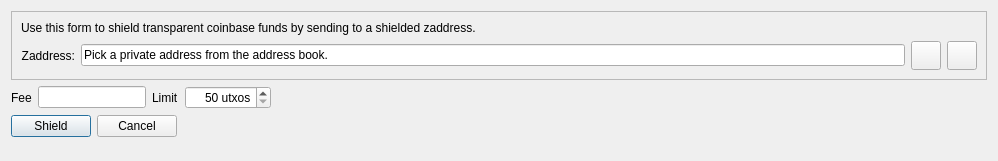
<?xml version="1.0" encoding="UTF-8"?>
<ui version="4.0">
 <class>ShieldCoinsDialog</class>
 <widget class="QDialog" name="ShieldCoinsDialog">
  <property name="geometry">
   <rect>
    <x>0</x>
    <y>0</y>
    <width>998</width>
    <height>161</height>
   </rect>
  </property>
  <property name="windowTitle">
   <string>Shield Coins</string>
  </property>
  <layout class="QFormLayout" name="formLayout">
   <item row="0" column="0" colspan="2">
    <widget class="QFrame" name="frameZAddress">
     <property name="frameShape">
      <enum>QFrame::StyledPanel</enum>
     </property>
     <property name="frameShadow">
      <enum>QFrame::Raised</enum>
     </property>
     <layout class="QVBoxLayout" name="verticalLayout">
      <item>
       <layout class="QGridLayout" name="gridLayout">
        <item row="2" column="0">
         <layout class="QHBoxLayout" name="horizontalLayout_2">
          <item>
           <widget class="QLabel" name="label_2">
            <property name="toolTip">
             <string>An optional label to associate with the new receiving address.</string>
            </property>
            <property name="text">
             <string>Zaddress:</string>
            </property>
            <property name="alignment">
             <set>Qt::AlignRight|Qt::AlignTrailing|Qt::AlignVCenter</set>
            </property>
           </widget>
          </item>
          <item>
           <widget class="QLineEdit" name="reqShieldAddress">
            <property name="enabled">
             <bool>true</bool>
            </property>
            <property name="text">
             <string>Pick a private address from the address book.</string>
            </property>
            <property name="readOnly">
             <bool>true</bool>
            </property>
           </widget>
          </item>
          <item>
           <widget class="QToolButton" name="AddressBookButton">
            <property name="toolTip">
             <string>Choose new or previously used address</string>
            </property>
            <property name="text">
             <string/>
            </property>
            <property name="icon">
             <iconset resource="../bitcoin.qrc">
              <normaloff>:/images/addressbook1</normaloff>:/images/addressbook1</iconset>
            </property>
            <property name="iconSize">
             <size>
              <width>22</width>
              <height>22</height>
             </size>
            </property>
            <property name="shortcut">
             <string>Alt+A</string>
            </property>
           </widget>
          </item>
          <item>
           <widget class="QToolButton" name="deleteButton">
            <property name="toolTip">
             <string>Remove this entry</string>
            </property>
            <property name="text">
             <string/>
            </property>
            <property name="icon">
             <iconset resource="../bitcoin.qrc">
              <normaloff>:/images/clear</normaloff>:/images/clear</iconset>
            </property>
            <property name="iconSize">
             <size>
              <width>22</width>
              <height>22</height>
             </size>
            </property>
           </widget>
          </item>
         </layout>
        </item>
        <item row="1" column="0">
         <widget class="QLabel" name="label_5">
          <property name="text">
           <string>Use this form to shield transparent coinbase funds by sending to a shielded zaddress.</string>
          </property>
         </widget>
        </item>
       </layout>
      </item>
     </layout>
    </widget>
   </item>
   <item row="1" column="0">
    <layout class="QHBoxLayout" name="horizontalLayoutOptions">
     <item>
      <widget class="QLabel" name="label">
       <property name="text">
        <string>Fee</string>
       </property>
      </widget>
     </item>
     <item>
      <widget class="BitcoinAmountField" name="customFee"/>
     </item>
     <item>
      <widget class="QLabel" name="label_3">
       <property name="text">
        <string>Limit</string>
       </property>
      </widget>
     </item>
     <item>
      <widget class="QSpinBox" name="operationLimit">
       <property name="alignment">
        <set>Qt::AlignRight|Qt::AlignTrailing|Qt::AlignVCenter</set>
       </property>
       <property name="suffix">
        <string> utxos</string>
       </property>
       <property name="minimum">
        <number>50</number>
       </property>
       <property name="maximum">
        <number>5000</number>
       </property>
       <property name="singleStep">
        <number>10</number>
       </property>
      </widget>
     </item>
     <item>
      <spacer name="horizontalSpacer_2">
       <property name="orientation">
        <enum>Qt::Horizontal</enum>
       </property>
       <property name="sizeHint" stdset="0">
        <size>
         <width>40</width>
         <height>20</height>
        </size>
       </property>
      </spacer>
     </item>
    </layout>
   </item>
   <item row="2" column="0">
    <layout class="QHBoxLayout" name="horizontalLayoutButton">
     <item>
      <widget class="QPushButton" name="shieldButton">
       <property name="toolTip">
        <string>Shield coins</string>
       </property>
       <property name="text">
        <string>Shield</string>
       </property>
       <property name="icon">
        <iconset resource="../bitcoin.qrc">
         <normaloff>:/images/shield</normaloff>:/images/shield</iconset>
       </property>
       <property name="autoDefault">
        <bool>false</bool>
       </property>
       <property name="default">
        <bool>true</bool>
       </property>
      </widget>
     </item>
     <item>
      <widget class="QPushButton" name="cancelButton">
       <property name="toolTip">
        <string>Cancel operation</string>
       </property>
       <property name="text">
        <string>Cancel</string>
       </property>
       <property name="icon">
        <iconset resource="../bitcoin.qrc">
         <normaloff>:/images/clear</normaloff>:/images/clear</iconset>
       </property>
      </widget>
     </item>
    </layout>
   </item>
  </layout>
 </widget>
 <customwidgets>
  <customwidget>
   <class>BitcoinAmountField</class>
   <extends>QLineEdit</extends>
   <header>bitcoinamountfield.h</header>
   <container>1</container>
  </customwidget>
 </customwidgets>
 <resources>
  <include location="../bitcoin.qrc"/>
 </resources>
 <connections/>
</ui>
